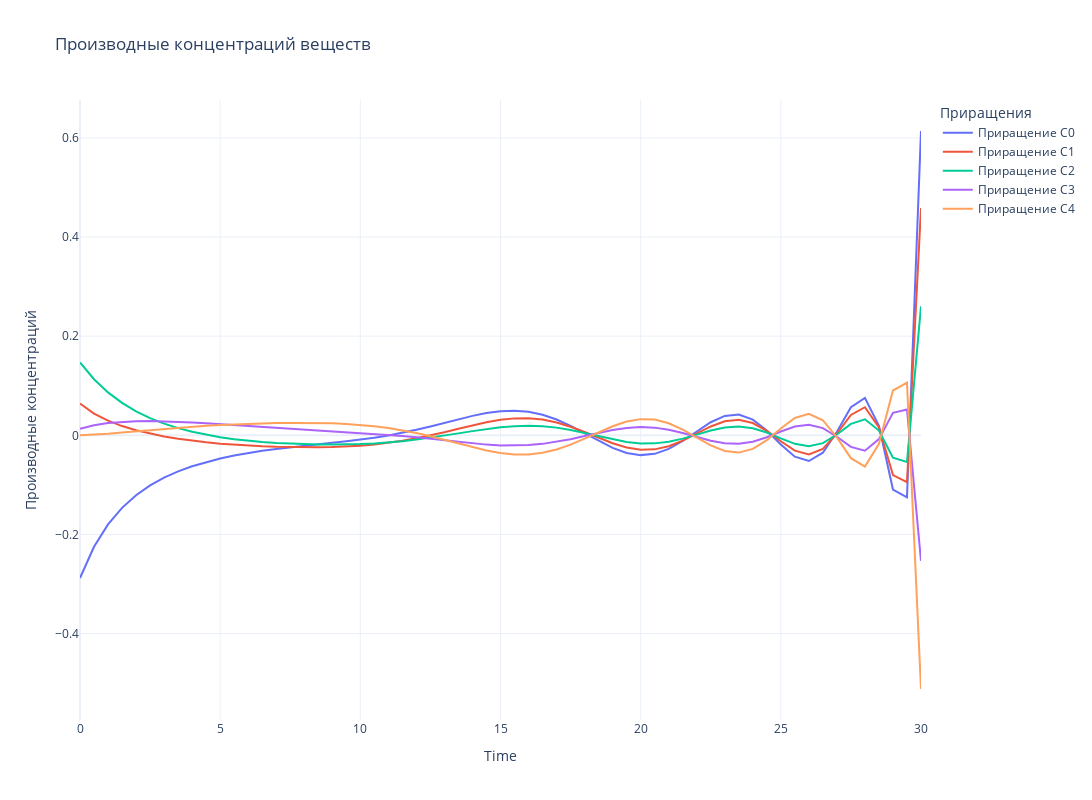

Here is the notebook cell this chart was saved with:
### Markdown cell above
### Визуализация в plotly

### Code cell
fig = go.Figure()

# Добавляем линии для каждого вещества
for i in range(N_SUBSTANCE):
    fig.add_trace(go.Scatter(
        x=tsteps, 
        y=dCdt_TRUE[i] - dCdt_predict[i], 
        mode='lines', 
        name=f'Приращение C{i}'
    ))

# Настройки графика
fig.update_layout(
    title='Производные концентраций веществ',
    xaxis_title='Time',
    yaxis_title='Производные концентраций',
    legend_title='Приращения',
    template='plotly_white',
    width=1400,  # Ширина холста
    height=800   # Высота холста
)

fig.show()
